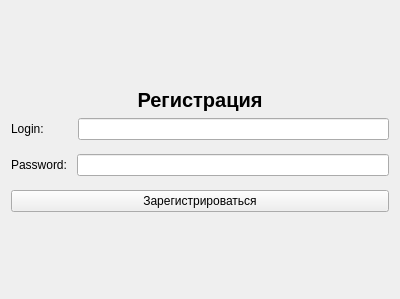
<?xml version="1.0" encoding="UTF-8"?>
<ui version="4.0">
 <class>SignupForm</class>
 <widget class="QWidget" name="SignupForm">
  <property name="geometry">
   <rect>
    <x>0</x>
    <y>0</y>
    <width>400</width>
    <height>299</height>
   </rect>
  </property>
  <property name="sizePolicy">
   <sizepolicy hsizetype="Fixed" vsizetype="Fixed">
    <horstretch>0</horstretch>
    <verstretch>0</verstretch>
   </sizepolicy>
  </property>
  <property name="maximumSize">
   <size>
    <width>400</width>
    <height>299</height>
   </size>
  </property>
  <property name="windowTitle">
   <string>SignupForm</string>
  </property>
  <layout class="QVBoxLayout" name="verticalLayout">
   <item>
    <spacer name="verticalSpacer_3">
     <property name="orientation">
      <enum>Qt::Vertical</enum>
     </property>
     <property name="sizeHint" stdset="0">
      <size>
       <width>20</width>
       <height>40</height>
      </size>
     </property>
    </spacer>
   </item>
   <item>
    <widget class="QLabel" name="signup_label">
     <property name="font">
      <font>
       <pointsize>15</pointsize>
       <weight>75</weight>
       <bold>true</bold>
      </font>
     </property>
     <property name="text">
      <string>Регистрация</string>
     </property>
     <property name="alignment">
      <set>Qt::AlignCenter</set>
     </property>
    </widget>
   </item>
   <item>
    <layout class="QHBoxLayout" name="horizontalLayout">
     <property name="spacing">
      <number>34</number>
     </property>
     <item>
      <widget class="QLabel" name="label_2">
       <property name="text">
        <string>Login:</string>
       </property>
      </widget>
     </item>
     <item>
      <widget class="QLineEdit" name="loginField"/>
     </item>
    </layout>
   </item>
   <item>
    <spacer name="verticalSpacer">
     <property name="orientation">
      <enum>Qt::Vertical</enum>
     </property>
     <property name="sizeType">
      <enum>QSizePolicy::Maximum</enum>
     </property>
     <property name="sizeHint" stdset="0">
      <size>
       <width>20</width>
       <height>8</height>
      </size>
     </property>
    </spacer>
   </item>
   <item>
    <layout class="QHBoxLayout" name="horizontalLayout_2">
     <property name="spacing">
      <number>10</number>
     </property>
     <item>
      <widget class="QLabel" name="label_3">
       <property name="text">
        <string>Password:</string>
       </property>
      </widget>
     </item>
     <item>
      <widget class="QLineEdit" name="pwdField"/>
     </item>
    </layout>
   </item>
   <item>
    <spacer name="verticalSpacer_2">
     <property name="orientation">
      <enum>Qt::Vertical</enum>
     </property>
     <property name="sizeType">
      <enum>QSizePolicy::Maximum</enum>
     </property>
     <property name="sizeHint" stdset="0">
      <size>
       <width>20</width>
       <height>8</height>
      </size>
     </property>
    </spacer>
   </item>
   <item>
    <widget class="QPushButton" name="signupButton">
     <property name="text">
      <string>Зарегистрироваться</string>
     </property>
    </widget>
   </item>
   <item>
    <spacer name="verticalSpacer_4">
     <property name="orientation">
      <enum>Qt::Vertical</enum>
     </property>
     <property name="sizeHint" stdset="0">
      <size>
       <width>20</width>
       <height>40</height>
      </size>
     </property>
    </spacer>
   </item>
  </layout>
 </widget>
 <resources/>
 <connections/>
</ui>
